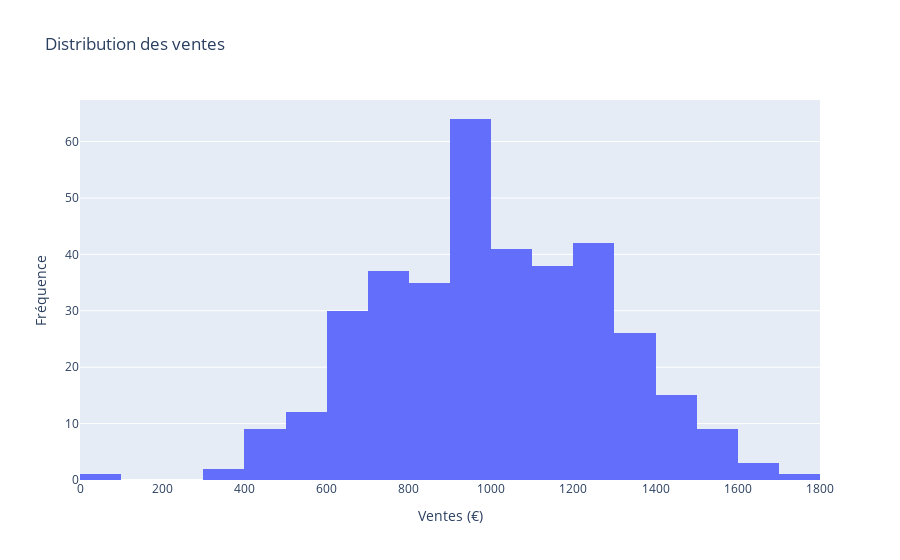

This figure's notebook cell:
### Markdown cell above
## 📊 1. Histogrammes
### 📌 À quoi ça sert ?
Les histogrammes montrent la **distribution d'une variable numérique**. Ils permettent de voir :
- La forme de la distribution (normale, asymétrique, etc.)
- Les valeurs les plus fréquentes
- La présence de valeurs extrêmes

### 🔍 Quand l'utiliser ?
- Pour comprendre la distribution d'une variable
- Pour détecter des anomalies ou valeurs aberrantes
- Pour vérifier si vos données suivent une distribution normale

### 💻 Exemple avec Plotly

### Code cell
import plotly.express as px

# Histogramme simple
fig = px.histogram(df, 
                   x='ventes', 
                   nbins=30,
                   title='Distribution des ventes',
                   labels={'ventes': 'Montant des ventes (€)'},
                   color_discrete_sequence=['#636EFA'])

fig.update_layout(
    xaxis_title='Ventes (€)',
    yaxis_title='Fréquence',
    showlegend=False
)

fig.show()

### Figure 1 — Plotly figure (JSON) as saved in the notebook; plotly's stock layout.template omitted (floating-point values rounded to 4 significant figures; data arrays with more than 128 entries replaced by an {"elided": "..."} marker saying what was removed)
{"data": [{"alignmentgroup": "True", "bingroup": "x", "hovertemplate": "Montant des ventes (€)=%{x}<br>count=%{y}<extra></extra>", "legendgroup": "", "marker": {"color": "#636EFA", "pattern": {"shape": ""}}, "name": "", "nbinsx": 30, "offsetgroup": "", "orientation": "v", "showlegend": false, "type": "histogram", "x": {"elided": "365 float values"}, "xaxis": "x", "yaxis": "y"}], "layout": {"barmode": "relative", "legend": {"tracegroupgap": 0}, "showlegend": false, "title": {"text": "Distribution des ventes"}, "xaxis": {"anchor": "y", "domain": [0, 1], "title": {"text": "Ventes (€)"}}, "yaxis": {"anchor": "x", "domain": [0, 1], "title": {"text": "Fréquence"}}}}
